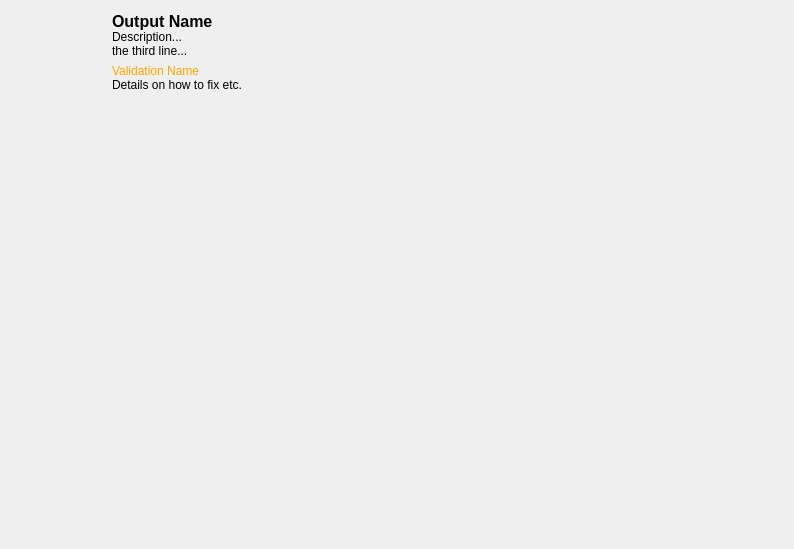
<?xml version="1.0" encoding="UTF-8"?>
<ui version="4.0">
 <class>PublishForm</class>
 <widget class="QWidget" name="PublishForm">
  <property name="geometry">
   <rect>
    <x>0</x>
    <y>0</y>
    <width>794</width>
    <height>549</height>
   </rect>
  </property>
  <property name="windowTitle">
   <string>Form</string>
  </property>
  <property name="autoFillBackground">
   <bool>false</bool>
  </property>
  <layout class="QVBoxLayout" name="verticalLayout" stretch="0,1">
   <property name="spacing">
    <number>20</number>
   </property>
   <item>
    <layout class="QHBoxLayout" name="horizontalLayout_2" stretch="0,1">
     <property name="leftMargin">
      <number>0</number>
     </property>
     <item>
      <layout class="QVBoxLayout" name="verticalLayout_3" stretch="0,1">
       <property name="spacing">
        <number>0</number>
       </property>
       <item>
        <widget class="QLabel" name="primary_icon_label">
         <property name="minimumSize">
          <size>
           <width>80</width>
           <height>80</height>
          </size>
         </property>
         <property name="maximumSize">
          <size>
           <width>80</width>
           <height>80</height>
          </size>
         </property>
         <property name="baseSize">
          <size>
           <width>32</width>
           <height>32</height>
          </size>
         </property>
         <property name="text">
          <string/>
         </property>
         <property name="pixmap">
          <pixmap resource="resources.qrc">:/res/default_header.png</pixmap>
         </property>
         <property name="scaledContents">
          <bool>false</bool>
         </property>
         <property name="alignment">
          <set>Qt::AlignCenter</set>
         </property>
        </widget>
       </item>
       <item>
        <spacer name="verticalSpacer">
         <property name="orientation">
          <enum>Qt::Vertical</enum>
         </property>
         <property name="sizeHint" stdset="0">
          <size>
           <width>20</width>
           <height>0</height>
          </size>
         </property>
        </spacer>
       </item>
      </layout>
     </item>
     <item>
      <layout class="QVBoxLayout" name="verticalLayout_2" stretch="0,1">
       <property name="spacing">
        <number>6</number>
       </property>
       <property name="margin">
        <number>1</number>
       </property>
       <item>
        <widget class="QLabel" name="primary_details_label">
         <property name="styleSheet">
          <string notr="true">#primary_details_label {
}</string>
         </property>
         <property name="text">
          <string>&lt;span style='font-size: 16px'}&gt;&lt;b&gt;Output Name&lt;/b&gt;&lt;/span&gt;&lt;span style='font-size: 12px'}&gt;&lt;br&gt;Description...&lt;br&gt;the third line...&lt;/span&gt;</string>
         </property>
         <property name="alignment">
          <set>Qt::AlignLeading|Qt::AlignLeft|Qt::AlignVCenter</set>
         </property>
         <property name="margin">
          <number>0</number>
         </property>
        </widget>
       </item>
       <item>
        <widget class="QLabel" name="primary_error_label">
         <property name="minimumSize">
          <size>
           <width>0</width>
           <height>0</height>
          </size>
         </property>
         <property name="styleSheet">
          <string notr="true"/>
         </property>
         <property name="text">
          <string>&lt;html&gt;&lt;head/&gt;&lt;body&gt;&lt;p&gt;&lt;span style=&quot; color:#ffa500;&quot;&gt;Validation Name&lt;/span&gt;&lt;br/&gt;Details on how to fix etc.&lt;/p&gt;&lt;/body&gt;&lt;/html&gt;</string>
         </property>
         <property name="alignment">
          <set>Qt::AlignLeading|Qt::AlignLeft|Qt::AlignTop</set>
         </property>
         <property name="wordWrap">
          <bool>true</bool>
         </property>
         <property name="margin">
          <number>0</number>
         </property>
        </widget>
       </item>
      </layout>
     </item>
    </layout>
   </item>
   <item>
    <widget class="QStackedWidget" name="pages">
     <property name="currentIndex">
      <number>1</number>
     </property>
     <widget class="PublishDetailsForm" name="publish_details">
      <layout class="QHBoxLayout" name="horizontalLayout_3">
       <property name="spacing">
        <number>0</number>
       </property>
       <property name="margin">
        <number>0</number>
       </property>
      </layout>
     </widget>
     <widget class="PublishProgressForm" name="publish_progress"/>
     <widget class="PublishResultForm" name="publish_result">
      <layout class="QHBoxLayout" name="horizontalLayout">
       <property name="spacing">
        <number>0</number>
       </property>
       <property name="margin">
        <number>0</number>
       </property>
      </layout>
     </widget>
    </widget>
   </item>
  </layout>
 </widget>
 <customwidgets>
  <customwidget>
   <class>PublishDetailsForm</class>
   <extends>QWidget</extends>
   <header>..publish_details_form</header>
   <container>1</container>
  </customwidget>
  <customwidget>
   <class>PublishResultForm</class>
   <extends>QWidget</extends>
   <header>..publish_result_form</header>
   <container>1</container>
  </customwidget>
  <customwidget>
   <class>PublishProgressForm</class>
   <extends>QWidget</extends>
   <header>..publish_progress_form</header>
   <container>1</container>
  </customwidget>
 </customwidgets>
 <resources>
  <include location="resources.qrc"/>
 </resources>
 <connections/>
 <slots>
  <slot>do_publish()</slot>
  <slot>do_cancel()</slot>
 </slots>
</ui>
